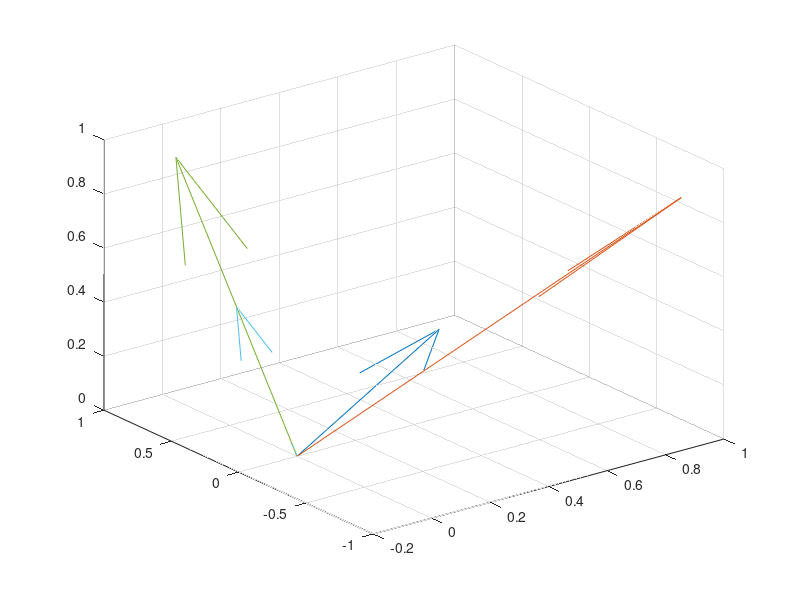

Write the MATLAB code that produced this figure.
firstVector = [1, 1, 0]
secondVector = [0, 1, 1]
crossProduct = cross(firstVector, secondVector)
dotProduct = dot(firstVector, secondVector)
module = norm(secondVector)
projection = (dotProduct/(module*module)) * secondVector
origin = [0, 0, 0]
quiver3(origin(1), origin(2), origin(3), firstVector(1), firstVector(2), firstVector(3))
hold on
quiver3(origin(1), origin(2), origin(3), secondVector(1), secondVector(2), secondVector(3))
quiver3(origin(1), origin(2), origin(3), crossProduct(1), crossProduct(2), crossProduct(3))
quiver3(origin(1), origin(2), origin(3), projection(1), projection(2), projection(3))